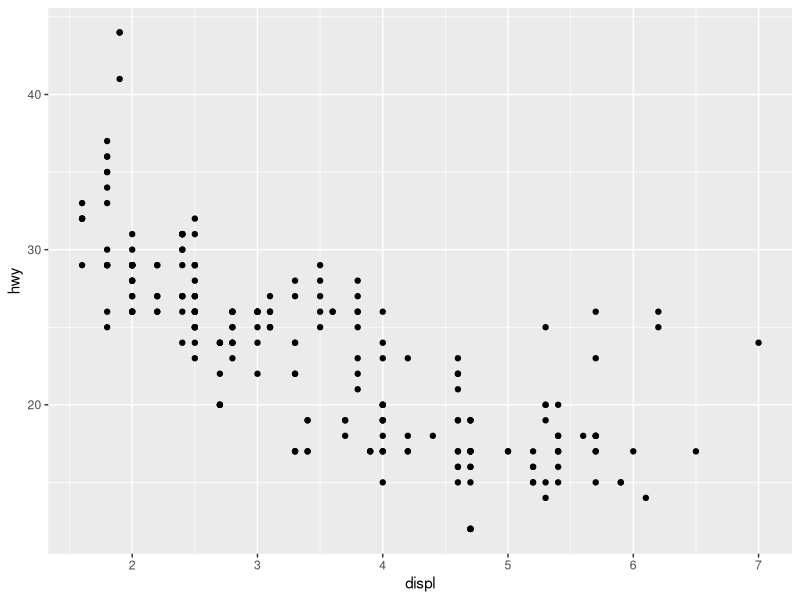
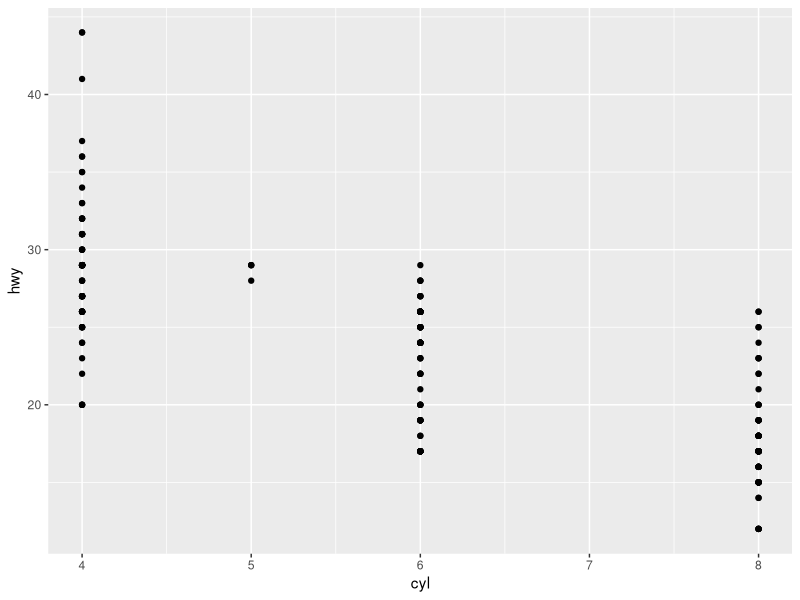
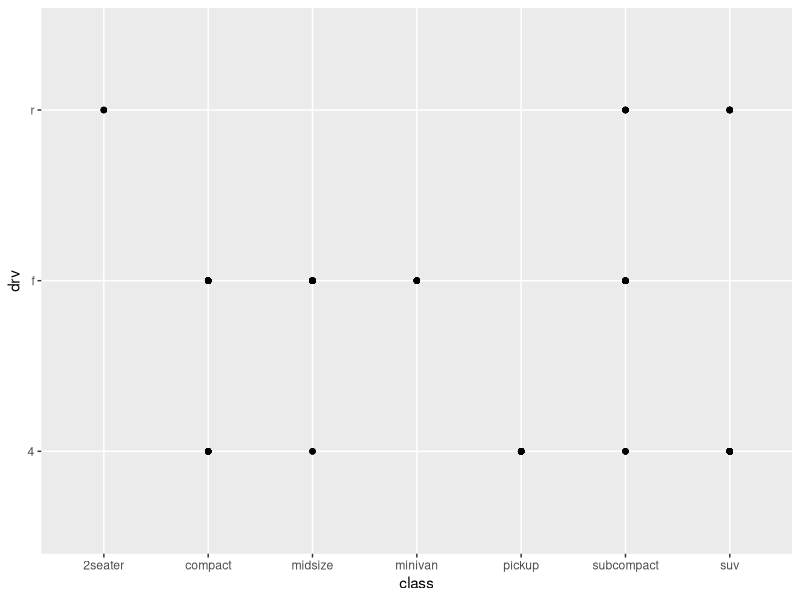
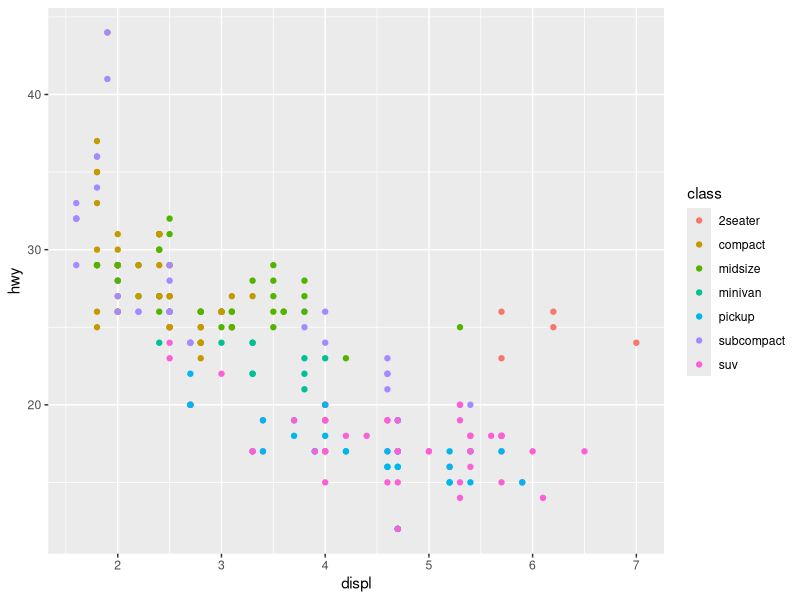
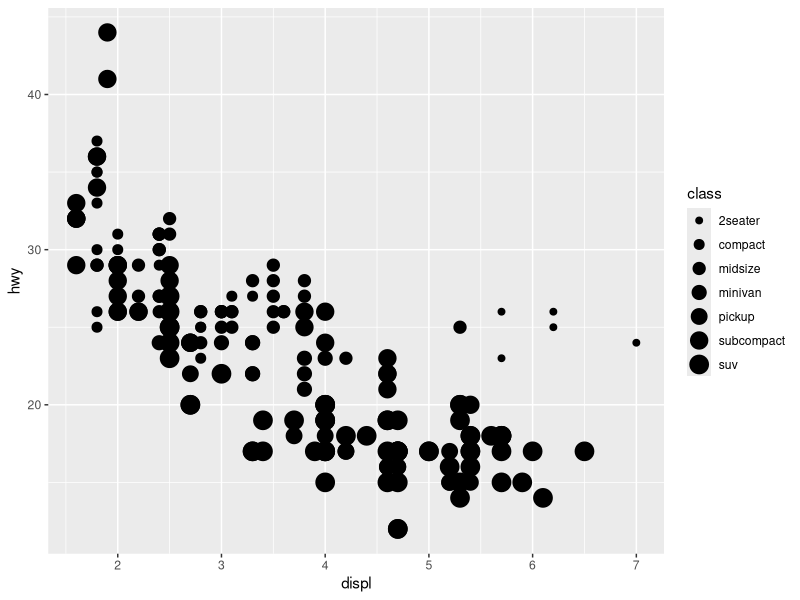
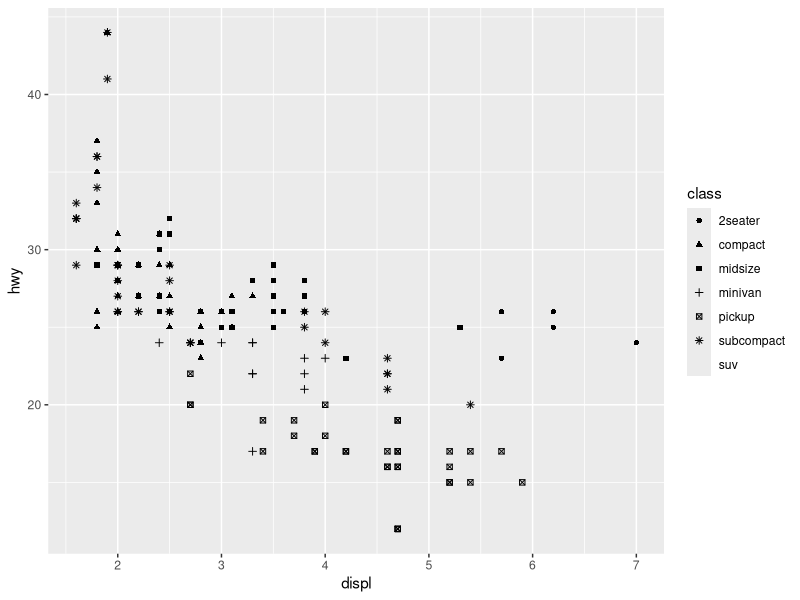
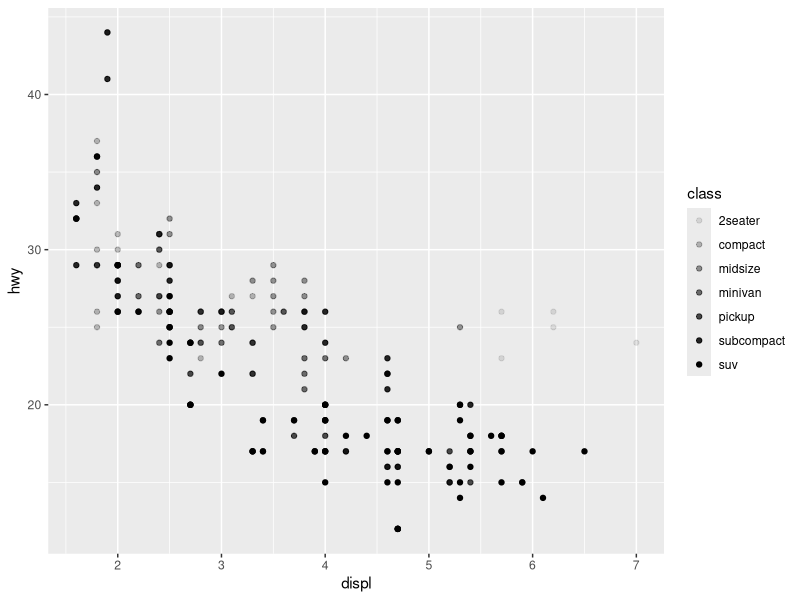
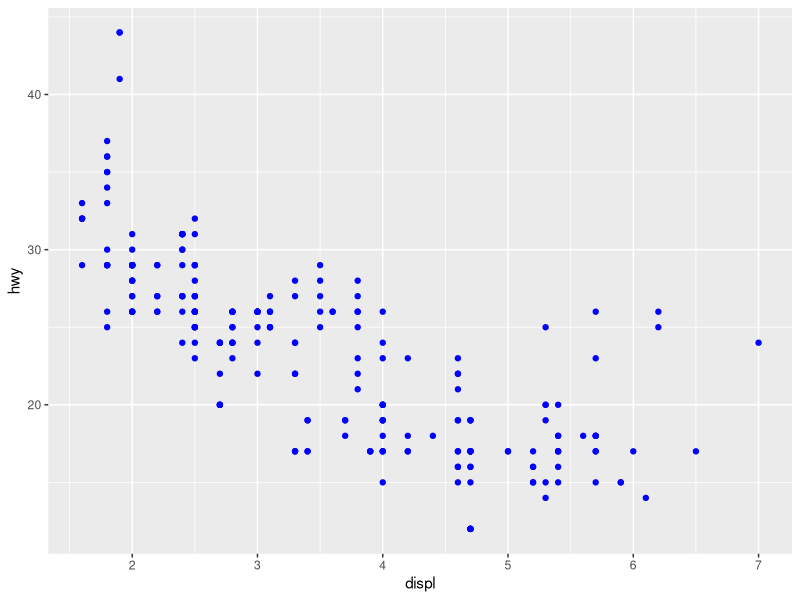

Source code (R) for these figures, in order:
# R for Data Sci: Data Visualization 
# Oct 5 2020

library(tidyverse)

# working directory 
setwd('~/Desktop/r_projects/r_for_datasci/')

# load data set 
car <- mpg

# scatter plot ---- 
ggplot(data = car) + 
  geom_point(mapping = aes(x = displ, y = hwy))

ggplot(car) +
  geom_point(mapping = aes(x = cyl, y = hwy))

ggplot(car) + 
  geom_point(aes(x = class, y = drv))

# assign diff color to diff class 
ggplot(car) + 
  geom_point(aes(x = displ, y = hwy, color = class))

# assign diff size to diff class 
ggplot(car) + 
  geom_point(aes(x = displ, y = hwy, size = class))

# assign diff shape to diff class 
ggplot(car) + 
  geom_point(mapping = aes(x = displ, y = hwy, shape = class))

# assigh diff transparancy to diff class 
ggplot(car) + 
  geom_point(aes(x = displ, y = hwy, alpha = class))

# manually set a color for the points
ggplot(car) +
  geom_point(aes(x = displ, y = hwy), color = 'blue')

# map color to a continous varibale
ggplot(car) + 
  geom_point(aes(x = fl, y = class, color = hwy))

# map shape to a continous varibale 
ggplot(car) +
  geom_point(aes(x = fl, y = class, size = hwy))

# map alpha to a continuous variable 
ggplot(car) +
  geom_point(aes(x = fl, y = class, alpha = hwy))

# map color and size to the same varibale 
ggplot(car) +
  geom_point(aes(x = fl, y = hwy, size = class, color = class, shape = class))

# map stroke to a continous var
ggplot(car) +
  geom_point(aes(x = displ, y = fl, stroke = hwy))

# avoid overlapping data using jitter 
ggplot(data = car) +
  geom_point(mapping = aes(x = displ, y = hwy), position = 'jitter')
 
# create facets ----
# facetting on a var 
ggplot(car) + 
  geom_point(aes(x = displ, y = hwy)) + 
  facet_wrap(~ class, nrow = 3)

# facetting on two vars 
ggplot(car) + 
  geom_point(aes(x = displ, y = hwy)) + 
  facet_grid(fl ~ class)

# facetting in 1 dimension in horizontal direction 
ggplot(car) + 
  geom_point(aes(x = displ, y = hwy)) + 
  facet_grid(. ~ class)

# facetting in 1 dimension in vertical direction 
ggplot(data = mpg) + 
  geom_point(mapping = aes(x = displ, y = hwy)) +
  facet_grid(drv ~ .)

# compare scatter plot with geom_smooth 
ggplot(data = mpg) + 
  geom_point(mapping = aes(x = displ, y = hwy)) 

ggplot(data = mpg) +   
  geom_smooth(aes(x = displ, y = hwy), se = TRUE)

# assign diff linetype and color to diff drv
ggplot(data = mpg) +   
  geom_smooth(aes(x = displ, y = hwy, linetype = drv, color = drv))

# display both point and smooth on the same plot by global mapping under ggplot
ggplot(data = mpg, mapping = aes(x = displ, y = hwy)) + 
  geom_point() +
  geom_smooth()

# assign diff color to point layer 
ggplot(data = mpg, mapping = aes(x = displ, y = hwy)) + 
  geom_point(aes(color = class)) +
  geom_smooth()

# only show geom_smooth for subcompact 
ggplot(data = mpg, mapping = aes(x = displ, y = hwy)) + 
  geom_point(aes(color = class)) +
  geom_smooth(data = filter(mpg, class == 'subcompact'), se = FALSE)

# global mapping color to drv
ggplot(data = mpg, mapping = aes(x = displ, y = hwy, color = drv)) + 
  geom_point() + 
  geom_smooth(se = T)

# exerise
ggplot(data = car, mapping = aes(x = displ, y = hwy)) + 
  geom_point() + 
  geom_smooth()

ggplot(data = car, mapping = aes(x = displ, y = hwy)) + 
  geom_point() + 
  geom_smooth(data = filter(car, drv == '4'), se = F) +
  geom_smooth(data = filter(car, drv == 'f'), se = F) +
  geom_smooth(data = filter(car, drv == 'r'), se = F)


ggplot(data = car, mapping = aes(x = displ, y = hwy, colour = drv)) +
  geom_point() +
  geom_smooth(se = F)

ggplot(data = car, mapping = aes(x = displ, y = hwy)) +
  geom_point(mapping = aes(color = drv)) +
  geom_smooth(se = F)

ggplot(data = car, mapping = aes(x = displ, y = hwy)) +
  geom_point(mapping = aes(color = drv)) +
  geom_smooth(mapping = aes(linetype = drv), se = F)

ggplot(data = car, mapping = aes(x = displ, y =hwy)) +
  geom_point(mapping = aes(colour = drv))

# bar chart ----

ggplot(data = diamonds) + 
  geom_bar(mapping = aes(x = cut))

ggplot(data = diamonds) +
  geom_bar(mapping = aes(x = cut, y = stat(prop), group = 1))

ggplot(data = diamonds) +
  geom_bar(mapping = aes(x = cut, fill = cut))

ggplot(data = diamonds) +
  geom_bar(mapping = aes(x = cut, fill = clarity))

ggplot(data = diamonds) +
  geom_bar(mapping = aes(x = cut, fill = clarity), position = 'dodge2')

# exerise 
ggplot(data = mpg, mapping = aes(x = cty, y = hwy)) + 
  geom_point(position = 'jitter')